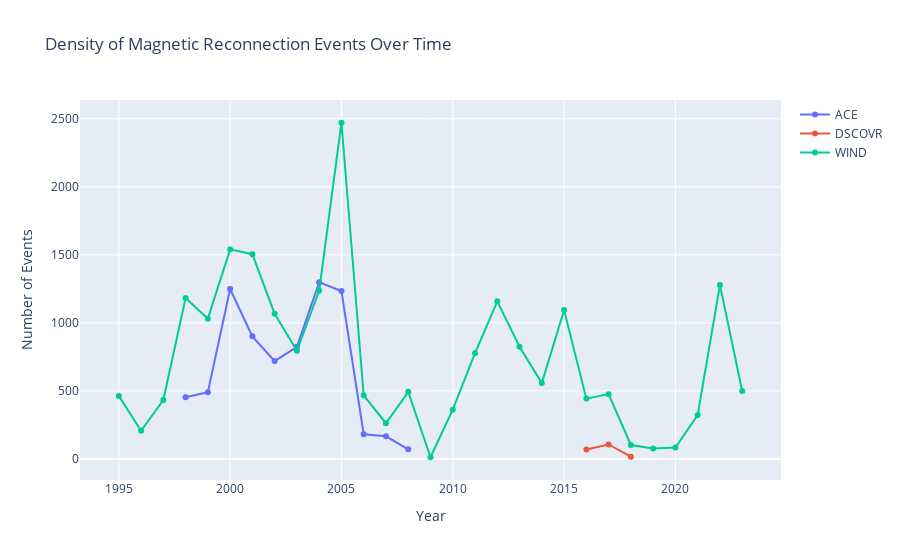
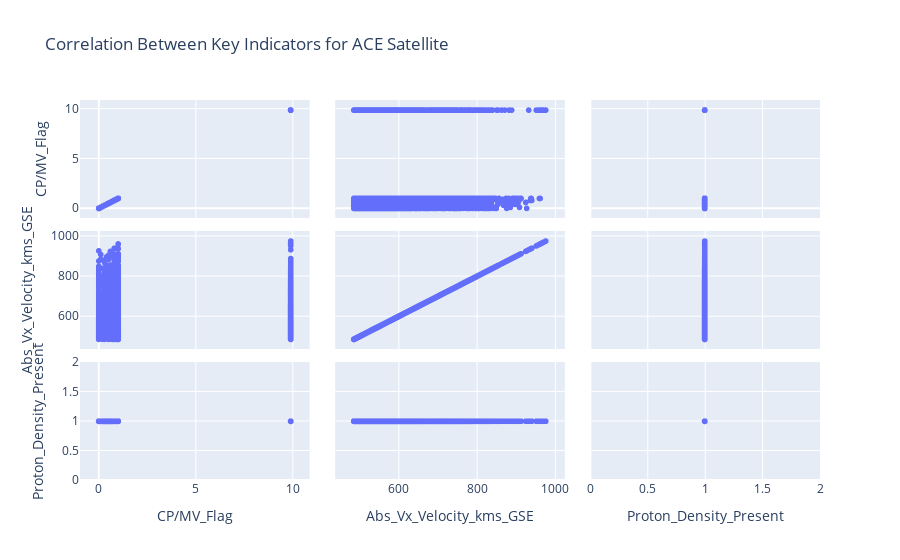
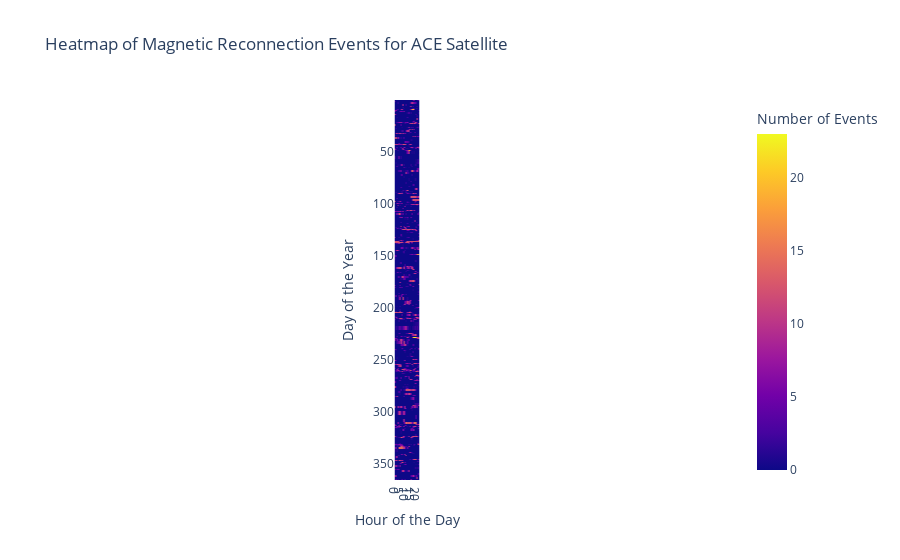
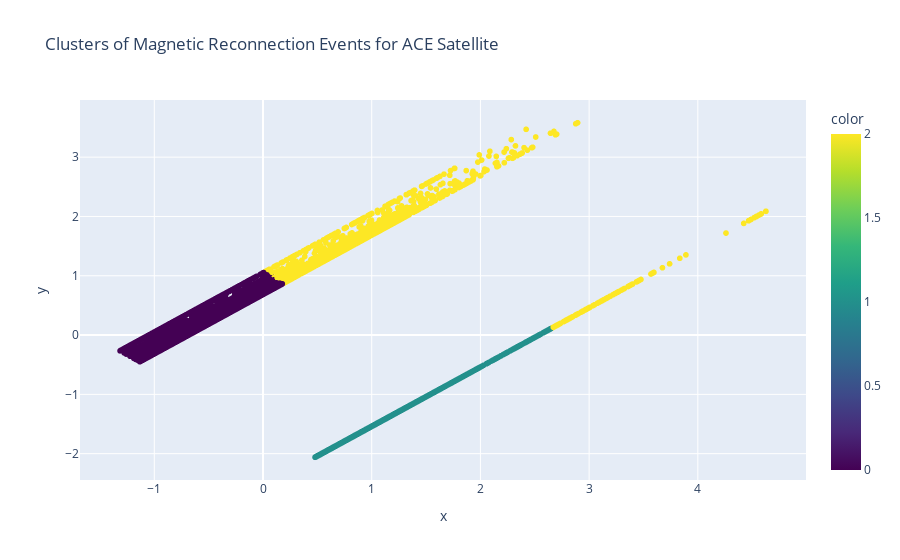

The notebook cell these images were saved under, in order:
### Code cell
fig1.show()
fig2.show()
fig3.show()
fig4.show()
fig5.show()

### Figure 1 — Plotly figure (JSON) as saved in the notebook; plotly's stock layout.template omitted (floating-point values rounded to 4 significant figures)
{"data": [{"mode": "lines+markers", "name": "ACE", "type": "scatter", "x": [1998, 1999, 2000, 2001, 2002, 2003, 2004, 2005, 2006, 2007, 2008], "y": [453, 490, 1249, 901, 719, 824, 1298, 1234, 181, 166, 70]}, {"mode": "lines+markers", "name": "DSCOVR", "type": "scatter", "x": [2016, 2017, 2018], "y": [69, 106, 16]}, {"mode": "lines+markers", "name": "WIND", "type": "scatter", "x": [1995, 1996, 1997, 1998, 1999, 2000, 2001, 2002, 2003, 2004, 2005, 2006, 2007, 2008, 2009, 2010, 2011, 2012, 2013, 2014, 2015, 2016, 2017, 2018, 2019, 2020, 2021, 2022, 2023], "y": [463, 207, 433, 1182, 1031, 1540, 1505, 1066, 795, 1236, 2471, 467, 262, 493, 12, 362, 777, 1158, 825, 557, 1095, 443, 476, 102, 77, 83, 322, 1278, 499]}], "layout": {"title": {"text": "Density of Magnetic Reconnection Events Over Time"}, "xaxis": {"title": {"text": "Year"}}, "yaxis": {"title": {"text": "Number of Events"}}}}

### Figure 2 — Plotly figure (JSON) as saved in the notebook; plotly's stock layout.template omitted (floating-point values rounded to 4 significant figures; data arrays with more than 128 entries replaced by an {"elided": "..."} marker saying what was removed)
{"data": [{"dimensions": [{"axis": {"matches": true}, "label": "CP/MV_Flag", "values": {"elided": "7585 float values"}}, {"axis": {"matches": true}, "label": "Abs_Vx_Velocity_kms_GSE", "values": {"elided": "7585 float values"}}, {"axis": {"matches": true}, "label": "Proton_Density_Present", "values": {"elided": "7585 int values"}}], "hovertemplate": "%{xaxis.title.text}=%{x}<br>%{yaxis.title.text}=%{y}<extra></extra>", "legendgroup": "", "marker": {"color": "#636efa", "symbol": "circle"}, "name": "", "showlegend": false, "type": "splom"}], "layout": {"dragmode": "select", "legend": {"tracegroupgap": 0}, "title": {"text": "Correlation Between Key Indicators for ACE Satellite"}}}

### Figure 3 — Plotly figure (JSON) as saved in the notebook; plotly's stock layout.template omitted (floating-point values rounded to 4 significant figures; data arrays with more than 128 entries replaced by an {"elided": "..."} marker saying what was removed)
{"data": [{"coloraxis": "coloraxis", "hovertemplate": "Hour of the Day: %{x}<br>Day of the Year: %{y}<br>Number of Events: %{z}<extra></extra>", "name": "0", "type": "heatmap", "x": [0, 1, 2, 3, 4, 5, 6, 7, 8, 9, 10, 11, 12, 13, 14, 15, 16, 17, 18, 19, 20, 21, 22, 23], "xaxis": "x", "y": {"elided": "258 int values"}, "yaxis": "y", "z": {"elided": "258x24 int values"}}], "layout": {"coloraxis": {"colorbar": {"title": {"text": "Number of Events"}}, "colorscale": [[0, "#0d0887"], [0.1111, "#46039f"], [0.2222, "#7201a8"], [0.3333, "#9c179e"], [0.4444, "#bd3786"], [0.5556, "#d8576b"], [0.6667, "#ed7953"], [0.7778, "#fb9f3a"], [0.8889, "#fdca26"], [1, "#f0f921"]]}, "title": {"text": "Heatmap of Magnetic Reconnection Events for ACE Satellite"}, "xaxis": {"anchor": "y", "constrain": "domain", "domain": [0, 1], "scaleanchor": "y", "title": {"text": "Hour of the Day"}}, "yaxis": {"anchor": "x", "autorange": "reversed", "constrain": "domain", "domain": [0, 1], "title": {"text": "Day of the Year"}}}}

### Figure 4 — Plotly figure (JSON) as saved in the notebook; plotly's stock layout.template omitted (floating-point values rounded to 4 significant figures; data arrays with more than 128 entries replaced by an {"elided": "..."} marker saying what was removed)
{"data": [{"hovertemplate": "x=%{x}<br>y=%{y}<br>color=%{marker.color}<extra></extra>", "legendgroup": "", "marker": {"color": {"elided": "7585 int values"}, "coloraxis": "coloraxis", "symbol": "circle"}, "mode": "markers", "name": "", "showlegend": false, "type": "scattergl", "x": {"elided": "7585 float values"}, "xaxis": "x", "y": {"elided": "7585 float values"}, "yaxis": "y"}], "layout": {"coloraxis": {"colorbar": {"title": {"text": "color"}}, "colorscale": [[0, "#440154"], [0.1111, "#482878"], [0.2222, "#3e4989"], [0.3333, "#31688e"], [0.4444, "#26828e"], [0.5556, "#1f9e89"], [0.6667, "#35b779"], [0.7778, "#6ece58"], [0.8889, "#b5de2b"], [1, "#fde725"]]}, "legend": {"tracegroupgap": 0}, "title": {"text": "Clusters of Magnetic Reconnection Events for ACE Satellite"}, "xaxis": {"anchor": "y", "domain": [0, 1], "title": {"text": "x"}}, "yaxis": {"anchor": "x", "domain": [0, 1], "title": {"text": "y"}}}}
